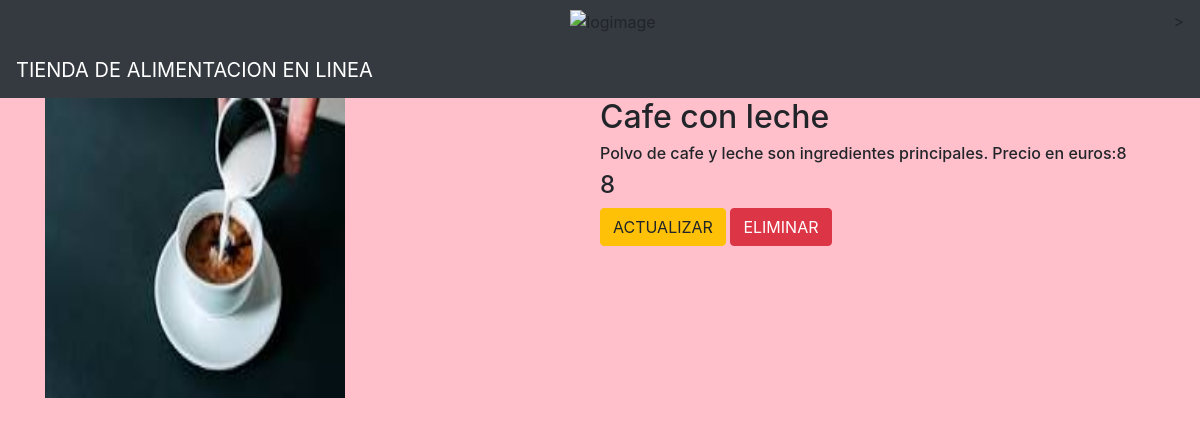
The app's page /movie/4/ with its own data.
### movieapp/models.py (models this page shows, shortened)
class Movie(models.Model):
    name=models.CharField(max_length=250)
    description=models.TextField()
    year=models.IntegerField()
    image=models.ImageField(upload_to='gallery')

### movieapp/views.py (the view)
# urls.py: path('movie/<int:movie_id>/',views.detail,name='detail'),
def detail(request, movie_id):
    movie = Movie.objects.get(id=movie_id)
    return render(request, 'detail.html', {"movie": movie})

### templates/detail.html
{% extends 'base.html' %}
{% block body %}
<div class="container">
    <div class="row">
        <div class="col-md-6">
            <img src="{{movie.image.url}}" width="300" height="300">
        </div>
<div class="'col-md-10">
    <h2>{{movie.name}}</h2>
    <h6>{{movie.description}}</h6>
    <h4>{{movie.year}}</h4>
<a class="btn btn-warning" href="{% url 'movieapp:update' movie.id %}">ACTUALIZAR</a>
<a class="btn btn-danger" href="{% url 'movieapp:delete' movie.id %}">ELIMINAR</a>
</div>
    </div>
</div>
{% endblock %}

### static/style.css (style rules this page uses)
body { background-color:pink; }

### records on screen
Movie: image (picture), name "Cafe con leche", description "Polvo de cafe y leche son ingredientes principales. Precio en euros:8", year "8"
